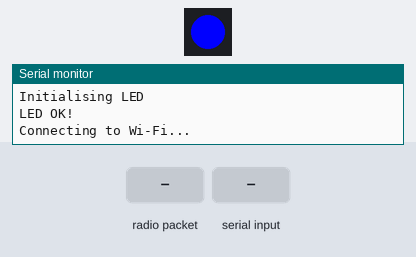
Bench run of a sketch on a simulated ESP32. Parts: 1 RGB LEDs in strip order, left to right, the last lines printed to the serial monitor. The test bench sets the inputs (shaded band). Dim RGB values are drawn brighter than linear; WiFi joins after 1.5 s; servers stay silent unless stated.

Above: at 0.2 s.
At 1.2 s:
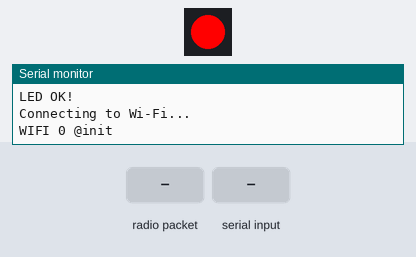
At 3.3 s:
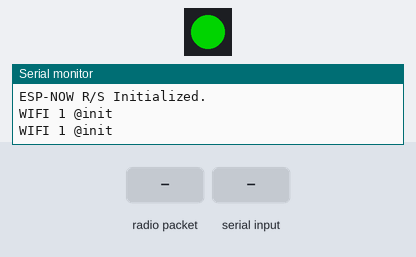
3.4 s: radio packet "1" arrives
4.9 s: "1\n" received over Serial
Timing chart, 0 to 7.9 s (numbered marks = the images above; inputs shaded):
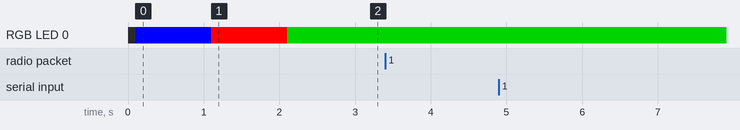

The sketch:

espnow-dongle.ino
```cpp
#include <esp_now.h>
#include <WiFi.h>
#include <FastLED.h>
#include <credentials.h>

#define NUM_LEDS 1
#define DATA_PIN 40 // Connected to IO40
#define CLOCK_PIN 39 // Connected to IO39

// Pick the correct receiver:
// uint8_t receiverAddress[] = {0x90, 0x15, 0x06, 0xdb, 0x41, 0x7c}; // G dongle
uint8_t receiverAddress[] = {0x3c, 0x8a, 0x1F, 0xa2, 0xde, 0x94}; // Robot
// uint8_t receiverAddress[] = {0xf4, 0x12, 0xfa, 0x7a, 0x4e, 0xf0}; // LilyGo dongle
// uint8_t receiverAddress[] = {0x70, 0x04, 0x1d, 0xb5, 0x7a, 0xb4}; // LilyGo dongle 2

// 3c:8a:1f:a2:de:94
String message;
String newMessage;
bool canSend = true;
bool newData = false;
int counter = 0;
int sendStatus = 1;
unsigned long lastSendTime = 0;
unsigned long lastWifiCheck = 0;
esp_now_peer_info_t peerInfo;

CRGB leds[NUM_LEDS];

void OnSentCallBack(const uint8_t *mac_addr, esp_now_send_status_t status) {
  canSend = true;
  if (status != ESP_NOW_SEND_SUCCESS){
    sendStatus = 0;
  } else {
    sendStatus = 1;
  }
}

void OnRecvCallBack(const esp_now_recv_info_t *recv_info, const uint8_t *incomingData, int len) {
  // Create a buffer for the message
  char incomingMessage[len + 1];
  memcpy(incomingMessage, incomingData, len);
  incomingMessage[len] = '\0';

  newMessage = incomingMessage;
  newData = true;
}


void setup() {
  Serial.begin(115200);
  Serial.println("ESP booting");
  delay(100);

  Serial.println("Initialising LED");
  FastLED.addLeds<APA102, DATA_PIN, CLOCK_PIN, BGR>(leds, NUM_LEDS);
  leds[0] = CRGB::Blue;
  FastLED.show();
  Serial.println("LED OK!");

  // WiFi stuff
  // --> Needs to be connected to same network as receiver, otherwise cannot send data!!
  WiFi.mode(WIFI_AP_STA);   // access point AND station (can connect and others can connect too)
  WiFi.begin(wifiSsid, wifiPassword);
  Serial.println("Connecting to Wi-Fi...");
  while (WiFi.status() != WL_CONNECTED) {
    delay(1000);
    Serial.printf("WIFI %i @init\n", 0);
    leds[0] = CRGB::Red;
    FastLED.show();
  }

  leds[0] = CRGB::Green;
  FastLED.show();
  Serial.print("IP Address: ");
  Serial.println(WiFi.localIP());

  // Initialize ESP-NOW
  if (esp_now_init() != ESP_OK) {
    Serial.println("Error initializing ESP-NOW");
    return;
  }

  // Register SEND and RECEIVE callback functions
  esp_now_register_send_cb(OnSentCallBack);
  esp_now_register_recv_cb(OnRecvCallBack);

  memcpy(peerInfo.peer_addr, receiverAddress, 6);
  peerInfo.channel = 0;
  peerInfo.encrypt = false;
  if (esp_now_add_peer(&peerInfo) != ESP_OK) {
    Serial.println("Failed to add peer");
    return;
  }
  Serial.println("ESP-NOW R/S Initialized.");

}


void loop() {

  // Receiving data via ESP-NOW
  if (newData) {
    Serial.println(newMessage);
    newData = false;
  }

  // Sending data over ESP-Now
  // which has been read from the Serial input (= how input from Chataigne comes in)
  if (Serial.available() > 0) {
    message = Serial.readStringUntil('\n');

    if (canSend) {
      canSend = false;
      const char *msg = message.c_str();
      esp_err_t result = esp_now_send(receiverAddress, (uint8_t *)msg, strlen(msg) + 1);

      lastSendTime = millis() - lastSendTime;
      if (sendStatus == 0){
        Serial.printf("E %s, d %d\n", msg, lastSendTime);
      } else {
        Serial.printf("S %s, d %d\n", msg, lastSendTime);
      }

      lastSendTime = millis();
    }
  }

  // Reset canSend after 2 sec timeout
  if (millis() - lastSendTime > 2000 && !canSend) {
    Serial.println("Not receiving send callback for 2 sec.: check WiFi connection!");
    Serial.println("Resetting canSend...");
    canSend = true;
  }

  if (millis() - lastWifiCheck > 1000){
    if (WiFi.status() != WL_CONNECTED){
      while (WiFi.status() != WL_CONNECTED) {
        leds[0] = CRGB::Red;
        FastLED.show();
        Serial.printf("WIFI %i @init\n", 0);
        delay(1000);
      }
    }
    leds[0] = CRGB::Green;
    FastLED.show();
    lastWifiCheck = millis();
    Serial.printf("WIFI %i @init\n", 1);
  }

  // // EXAMPLE: If you want to test sending any data (e.g. a count every loop)
  // if (canSend) {
  //   canSend = false;
  //   String msg = String(counter); // make message into string
  //   esp_err_t result = esp_now_send(receiverAddress, (uint8_t *)msg.c_str(), msg.length() + 1);

  //   lastSendTime = millis() - lastSendTime;
  //   if (sendStatus == 0){
  //     Serial.printf("Error send msg %s, delay %d\n", msg, lastSendTime);
  //   } else {
  //     Serial.printf("Succes send msg %s, delay %d\n", msg, lastSendTime);
  //   }

  //   counter++;
  //   lastSendTime = millis();
  // }

  // delay(1);
}
```

credentials_example.h
```cpp
const char* wifiSsid = "WIFI_NAME";
const char* wifiPassword = "WIFI_PW";
```
